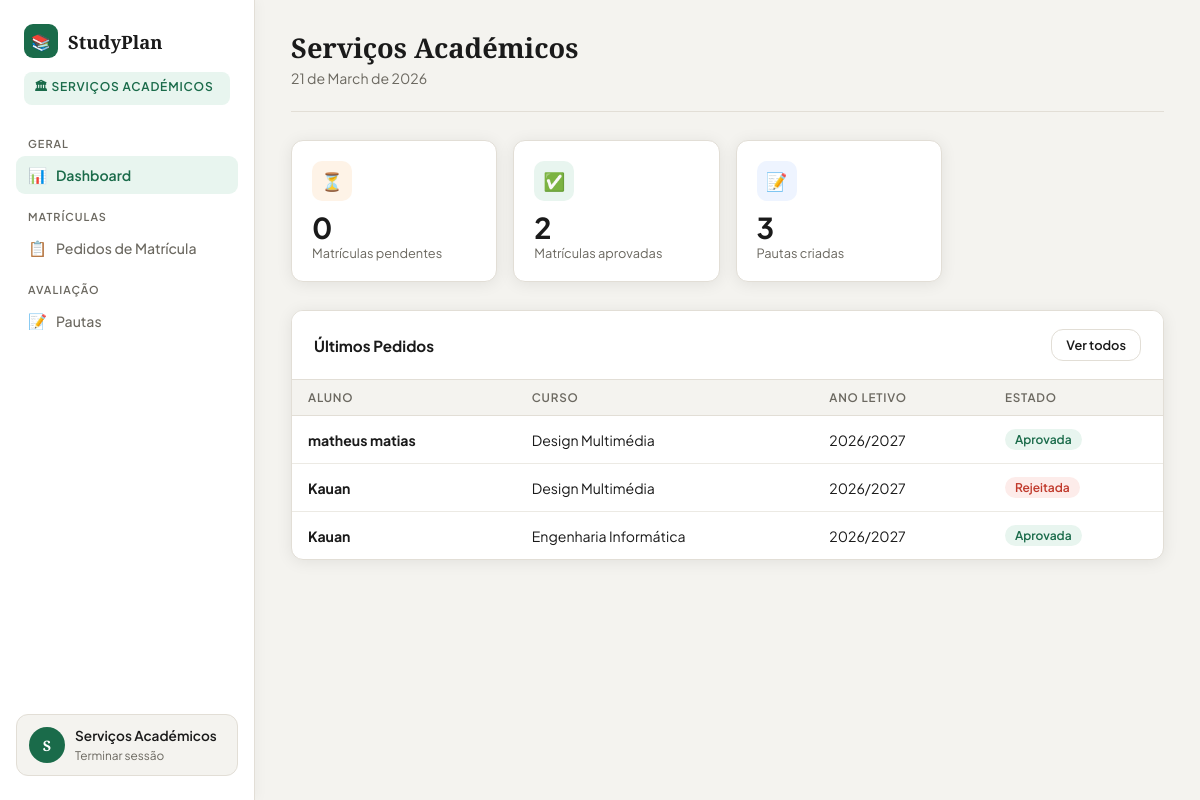
The app's page /funcionario/dashboard.php (signed in) with its own data.
### tables this page shows
CREATE TABLE `matriculas` (
  `id` int(11) NOT NULL,
  `utilizador_id` int(11) NOT NULL,
  `curso_id` int(11) NOT NULL,
  `ano_letivo` varchar(9) NOT NULL,
  `estado` enum('pendente','aprovada','rejeitada') DEFAULT 'pendente',
  `observacoes` text DEFAULT NULL,
  `decidido_por` int(11) DEFAULT NULL,
  `decidido_em` timestamp NULL DEFAULT NULL,
  `criado_em` timestamp NOT NULL DEFAULT current_timestamp()
);

CREATE TABLE `utilizadores` (
  `id` int(11) NOT NULL,
  `nome` varchar(150) NOT NULL,
  `email` varchar(150) NOT NULL,
  `senha` varchar(255) NOT NULL,
  `perfil` enum('aluno','funcionario','gestor') NOT NULL DEFAULT 'aluno',
  `ativo` tinyint(1) DEFAULT 1,
  `criado_em` timestamp NOT NULL DEFAULT current_timestamp()
);

CREATE TABLE `cursos` (
  `id` int(11) NOT NULL,
  `nome` varchar(150) NOT NULL,
  `descricao` text DEFAULT NULL,
  `duracao_anos` int(11) DEFAULT 3,
  `ativo` tinyint(1) DEFAULT 1,
  `criado_por` int(11) DEFAULT NULL,
  `criado_em` timestamp NOT NULL DEFAULT current_timestamp()
);

### funcionario/dashboard.php (the view, shortened to what this page needs)
<?php
$db = getDB();
$pendentes  = $db->query("SELECT COUNT(*) FROM matriculas WHERE estado='pendente'")->fetchColumn();
$aprovadas  = $db->query("SELECT COUNT(*) FROM matriculas WHERE estado='aprovada'")->fetchColumn();
$total_pautas = $db->query("SELECT COUNT(*) FROM pautas")->fetchColumn();
$ultimas = $db->query("SELECT m.*,u.nome as aluno,c.nome as curso FROM matriculas m JOIN utilizadores u ON m.utilizador_id=u.id JOIN cursos c ON m.curso_id=c.id ORDER BY m.criado_em DESC LIMIT 6")->fetchAll();
?>
<!DOCTYPE html>
<html lang="pt-PT">
<head><meta charset="UTF-8"><title>Dashboard – Serviços Académicos</title>
<link rel="stylesheet" href="../assets/css/style.css"></head>
<body>
<div class="layout">
    <?php include 'sidebar.php'; ?>
    <main class="main">
        <div class="topbar"><div><h1>Serviços Académicos</h1><p><?= date('d \d\e F \d\e Y') ?></p></div></div>
        <div class="stats-row">
            <div class="stat-card"><div class="stat-top"><div class="stat-icon amber">⏳</div></div><h3><?= $pendentes ?></h3><p>Matrículas pendentes</p></div>
            <div class="stat-card"><div class="stat-top"><div class="stat-icon green">✅</div></div><h3><?= $aprovadas ?></h3><p>Matrículas aprovadas</p></div>
            <div class="stat-card"><div class="stat-top"><div class="stat-icon blue">📝</div></div><h3><?= $total_pautas ?></h3><p>Pautas criadas</p></div>
        </div>
        <div class="card">
            <div class="card-header"><h3>Últimos Pedidos</h3><a href="matriculas.php" class="btn btn-secondary btn-sm">Ver todos</a></div>
            <?php if ($ultimas): ?>
            <table>
                <thead><tr><th>Aluno</th><th>Curso</th><th>Ano letivo</th><th>Estado</th></tr></thead>
                <tbody>
                <?php foreach ($ultimas as $m): ?>
                <tr>
                    <td><strong><?= htmlspecialchars($m['aluno']) ?></strong></td>
                    <td><?= htmlspecialchars($m['curso']) ?></td>
                    <td><?= $m['ano_letivo'] ?></td>
                    <td><span class="badge estado-<?= $m['estado'] ?>"><?= ucfirst($m['estado']) ?></span></td>
                </tr>
                <?php endforeach; ?>
                </tbody>
            </table>
            <?php else: ?>
                <div class="empty-state"><div class="empty-icon">📭</div><p>Nenhum pedido ainda.</p></div>
            <?php endif; ?>
        </div>
    </main>
</div>
</body>
</html>

### assets/css/style.css (style rules this page uses)
:root { --bg: #F4F3EF; --bg2: #ECEAE4; --white: #FFFFFF; --card: #FFFFFF; --border: #E2DED6; --accent: #1A6B4A; --accent2: #2E9E6E; --accent3: #E8F5EF; --text: #1A1A1A; --muted: #6B6860; --danger: #C0392B; --danger-bg: #FDECEA; --warning: #D4761A; --warning-bg: #FEF3E7; --success: #1A6B4A; --success-bg: #E8F5EF; --radius: 12px; --shadow: 0 2px 16px rgba(0,0,0,0.08); --shadow-lg: 0 8px 32px rgba(0,0,0,0.12); }
* { margin: 0; padding: 0; box-sizing: border-box; }
body { font-family: 'Plus Jakarta Sans', sans-serif; background: var(--bg); color: var(--text); min-height: 100vh; font-size: 0.95rem; }
h1, h2, h3 { font-family: 'Playfair Display', serif; }
a { color: inherit; text-decoration: none; }
.btn { display: inline-flex; align-items: center; gap: 7px; padding: 11px 22px; border-radius: var(--radius); font-family: 'Plus Jakarta Sans', sans-serif; font-weight: 600; font-size: 0.88rem; cursor: pointer; border: none; transition: all 0.18s; text-decoration: none; white-space: nowrap; }
.btn-secondary { background: var(--white); color: var(--text); border: 1.5px solid var(--border); width: auto; }
.btn-sm { padding: 7px 14px; font-size: 0.8rem; }
.layout { display: flex; min-height: 100vh; }
.main { margin-left: 255px; flex: 1; padding: 32px 36px; min-height: 100vh; }
.topbar { display: flex; justify-content: space-between; align-items: flex-start; margin-bottom: 28px; padding-bottom: 24px; border-bottom: 1px solid var(--border); }
.topbar h1 { font-size: 1.7rem; line-height: 1.2; }
.topbar p { color: var(--muted); font-size: 0.88rem; margin-top: 4px; }
.stats-row { display: grid; grid-template-columns: repeat(auto-fill, minmax(200px, 1fr)); gap: 16px; margin-bottom: 28px; }
.stat-card { background: var(--white); border: 1px solid var(--border); border-radius: var(--radius); padding: 20px; box-shadow: var(--shadow); transition: transform 0.2s, box-shadow 0.2s; }
.stat-top { display: flex; justify-content: space-between; align-items: flex-start; margin-bottom: 12px; }
.stat-icon { width: 40px; height: 40px; border-radius: 10px; display: flex; align-items: center; justify-content: center; font-size: 1.1rem; }
.stat-icon.green { background: var(--accent3); }
.stat-icon.amber { background: var(--warning-bg); }
.stat-icon.blue { background: #EEF4FF; }
.stat-card h3 { font-family: 'Plus Jakarta Sans', sans-serif; font-size: 1.8rem; font-weight: 700; line-height: 1; }
.stat-card p { color: var(--muted); font-size: 0.8rem; margin-top: 4px; }
.card { background: var(--white); border: 1px solid var(--border); border-radius: var(--radius); overflow: hidden; box-shadow: var(--shadow); margin-bottom: 22px; }
.card-header { display: flex; justify-content: space-between; align-items: center; padding: 18px 22px; border-bottom: 1px solid var(--border); background: var(--white); }
.card-header h3 { font-family: 'Plus Jakarta Sans', sans-serif; font-size: 0.95rem; font-weight: 700; }
table { width: 100%; border-collapse: collapse; }
th { text-align: left; padding: 10px 16px; font-size: 0.73rem; color: var(--muted); text-transform: uppercase; letter-spacing: 0.8px; font-weight: 600; background: var(--bg); border-bottom: 1px solid var(--border); }
td { padding: 13px 16px; font-size: 0.88rem; border-bottom: 1px solid var(--bg2); vertical-align: middle; }
tr:last-child td { border-bottom: none; }
.badge { display: inline-flex; align-items: center; gap: 4px; padding: 3px 10px; border-radius: 50px; font-size: 0.75rem; font-weight: 600; }
.estado-aprovada { background: var(--success-bg); color: var(--success); }
.estado-rejeitada { background: var(--danger-bg); color: var(--danger); }

### records on screen
matriculas: utilizador.nome "matheus matias", curso.nome "Design Multimédia", ano_letivo "2026/2027", estado "Aprovada"
matriculas: utilizador.nome "Kauan", curso.nome "Design Multimédia", ano_letivo "2026/2027", estado "Rejeitada"
matriculas: utilizador.nome "Kauan", curso.nome "Engenharia Informática", ano_letivo "2026/2027", estado "Aprovada"

### other values on screen
$ini "S"
$_SESSION['user_nome'] "Serviços Académicos"
$pendentes "0"
$aprovadas "2"
$total_pautas "3"
